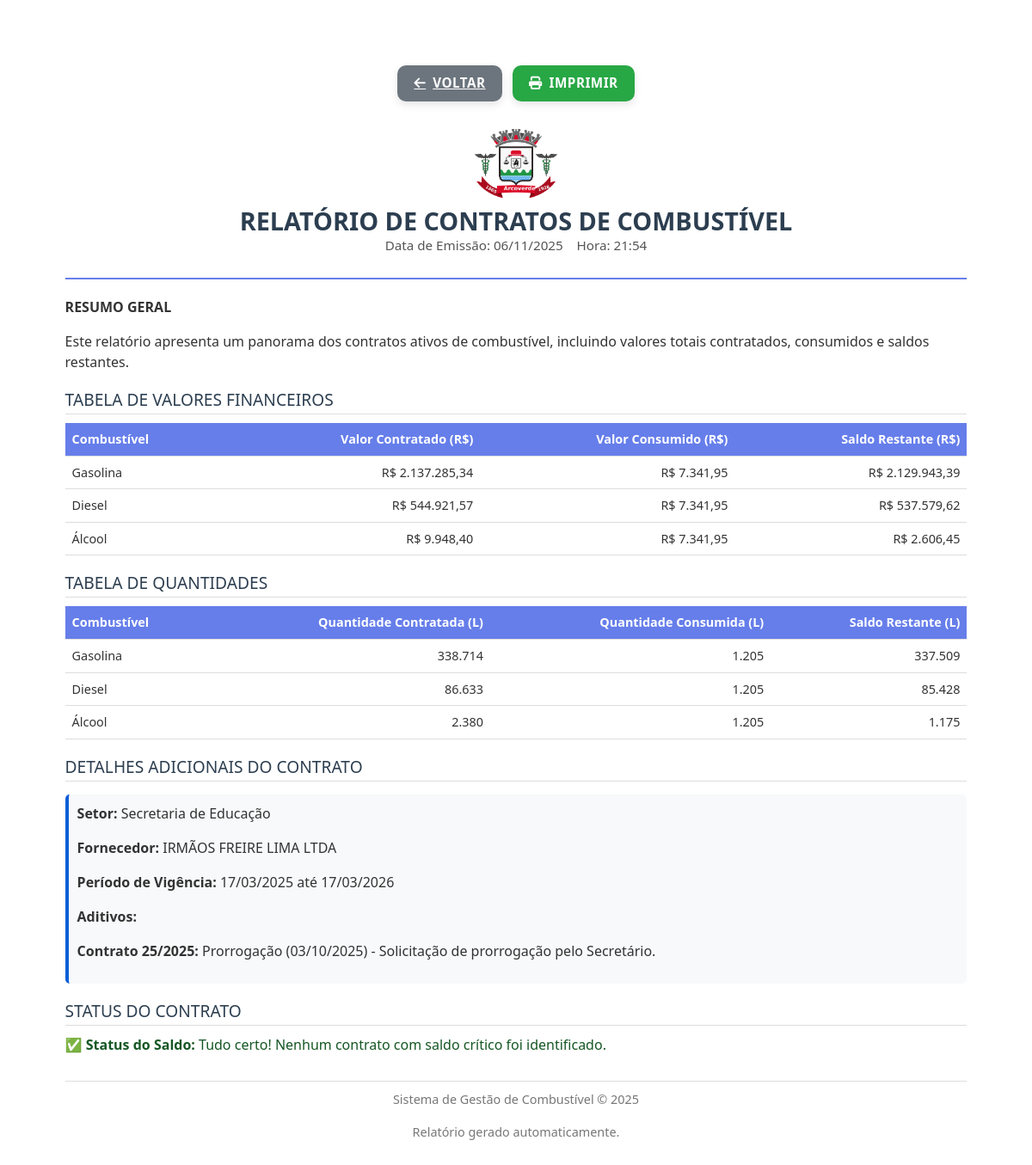
/relatorio-contratos (signed in), run on the app's committed database.
### database.py (models this page shows, shortened)
class ContratoCombustivelItem(db.Model):
    __tablename__ = 'contrato_combustivel_item'
    id = db.Column(db.Integer, primary_key=True)
    contrato_id = db.Column(db.Integer, db.ForeignKey('contrato_combustivel.id'), nullable=False)
    tipo_combustivel = db.Column(db.String(50), nullable=False)
    quantidade = db.Column(db.Float, nullable=False)  # em litros
    valor_total = db.Column(db.Float, nullable=False)  # valor total do item
    valor_por_litro = db.Column(db.Float, nullable=False)
    contrato = db.relationship('ContratoCombustivel', back_populates='itens')

class ContratoCombustivel(db.Model):
    __tablename__ = 'contrato_combustivel'
    id = db.Column(db.Integer, primary_key=True)
    numero_contrato = db.Column(db.String(50), nullable=False)
    ano_contrato = db.Column(db.Integer, nullable=False)
    data_inicio_contrato = db.Column(db.Date, nullable=False)
    data_fim_contrato = db.Column(db.Date, nullable=False)
    fornecedor = db.Column(db.String(100), nullable=False)
    observacoes = db.Column(db.Text, nullable=True)
    setor = db.Column(db.String(100), nullable=True)  # Setor/departamento do contrato
    ativo = db.Column(db.Boolean, default=True, nullable=False)
    data_criacao = db.Column(db.DateTime, default=datetime.utcnow, nullable=False)
    itens = db.relationship('ContratoCombustivelItem', back_populates='contrato', cascade='all, delete-orphan')

class AditivoContratoCombustivel(db.Model):
    __tablename__ = 'aditivo_contrato_combustivel'
    id = db.Column(db.Integer, primary_key=True)
    contrato_id = db.Column(db.Integer, db.ForeignKey('contrato_combustivel.id'), nullable=False)
    tipo_aditivo = db.Column(db.String(50), nullable=False)  # Ex: Prorrogação, Reajuste, Aumento, Outro
    descricao = db.Column(db.Text, nullable=True)
    data_aditivo = db.Column(db.Date, nullable=False, default=datetime.utcnow)
    novo_valor_total = db.Column(db.Float, nullable=True)
    nova_quantidade_total = db.Column(db.Float, nullable=True)
    nova_data_fim = db.Column(db.Date, nullable=True)
    contrato = db.relationship('ContratoCombustivel', backref='aditivos')

### app.py (the view)
@app.route("/relatorio-contratos", endpoint="relatorio_contratos")
def relatorio_contratos():
    if "usuario" not in session:
        return redirect(url_for("login"))
    contratos = ContratoCombustivel.query.filter_by(ativo=True).order_by(ContratoCombustivel.data_inicio_contrato).all()
    dados_relatorio = []
    for contrato in contratos:
        for item in contrato.itens:
            inicio_contrato = datetime.combine(contrato.data_inicio_contrato, datetime.min.time())
            fim_contrato = datetime.combine(contrato.data_fim_contrato, datetime.max.time())
            abastecimentos_tipo = Abastecimento.query.join(Veiculo).filter(
                Veiculo.combustivel == item.tipo_combustivel,
                Abastecimento.data >= inicio_contrato,
                Abastecimento.data <= fim_contrato
            ).all()
            abastecimentos_contrato = Abastecimento.query.filter(
                Abastecimento.contrato_id == contrato.id,
                Abastecimento.data >= inicio_contrato,
                Abastecimento.data <= fim_contrato
            ).all()
            todos_abastecimentos = list(set(abastecimentos_tipo + abastecimentos_contrato))
            quantidade_consumida = sum(a.litros for a in todos_abastecimentos)
            valor_usado = sum(a.valor_total for a in todos_abastecimentos)
            quantidade_restante = max(0, item.quantidade - quantidade_consumida)
            valor_restante = max(0, item.valor_total - valor_usado)
            percentual_consumido = (quantidade_consumida / item.quantidade * 100) if item.quantidade > 0 else 0
            dados_relatorio.append({
                'tipo_combustivel': item.tipo_combustivel,
                'fornecedor': contrato.fornecedor,
                'numero_contrato': contrato.numero_contrato,
                'ano_contrato': contrato.ano_contrato,
                'data_inicio_contrato': contrato.data_inicio_contrato,
                'data_fim_contrato': contrato.data_fim_contrato,
                'quantidade_contratada': item.quantidade,
                'valor_total': item.valor_total,
                'valor_por_litro': item.valor_por_litro,
                'quantidade_consumida': quantidade_consumida,
                'valor_usado': valor_usado,
                'quantidade_restante': quantidade_restante,
                'valor_restante': valor_restante,
                'percentual_consumido': percentual_consumido
            })
    agora = datetime.now()
    is_admin = session.get("usuario_tipo") == "admin"
    return render_template(
        "relatorio_contratos.html",
        dados=dados_relatorio,
        contratos=contratos,
        agora=agora,
        is_admin=is_admin
    )

### app.py (called while the page is built)
@app.template_filter('currency')
def currency_filter(value):
    if value is None or value == "":
        return "R$ 0,00"
    try:
        formatted = f"{float(value):,.2f}"
        return f"R$ {formatted.replace(',', 'X').replace('.', ',').replace('X', '.')}"
    except (ValueError, TypeError, AttributeError):
        return "R$ 0,00"

@app.template_filter('number')
def number_filter(value, decimals=0):
    if value is None or value == "":
        value = 0
    try:
        value = float(value)
        if decimals == 0:
            value = int(round(value))
            return f"{value:,}".replace(",", "X").replace(".", ",").replace("X", ".")
        else:
            formatted = f"{value:,.{decimals}f}"
            return formatted.replace(",", "X").replace(".", ",").replace("X", ".")
    except:
        return "0"

### templates/relatorio_contratos.html (shortened to what this page needs)
<!DOCTYPE html>
<html lang="pt-BR">
<head>
  <link href="https://cdn.jsdelivr.net/npm/bootstrap@5.3.0/dist/css/bootstrap.min.css" rel="stylesheet">
  <link rel="stylesheet" href="https://cdnjs.cloudflare.com/ajax/libs/font-awesome/6.5.0/css/all.min.css">
</head>
<body>
  <div class="btn-group">
    <a href="{{ url_for('contratos_combustivel') }}" class="btn-custom btn-voltar">
      <i class="fas fa-arrow-left"></i> Voltar
    </a>
    <button onclick="window.print()" class="btn-custom btn-imprimir">
      <i class="fas fa-print"></i> Imprimir
    </button>
  </div>
  <div class="header">
    {% if url_for('static', filename='img/logo.png') %}
    <img src="{{ url_for('static', filename='img/logo.png') }}" alt="Logo">
    {% endif %}
    <h1>RELATÓRIO DE CONTRATOS DE COMBUSTÍVEL</h1>
    <p class="subtitle">Data de Emissão: {{ agora.strftime('%d/%m/%Y') }} &nbsp;&nbsp; Hora: {{ agora.strftime('%H:%M') }}</p>
  </div>
  <p><strong>RESUMO GERAL</strong></p>
  <p>Este relatório apresenta um panorama dos contratos ativos de combustível, incluindo valores totais contratados, consumidos e saldos restantes.</p>
  <h2>TABELA DE VALORES FINANCEIROS</h2>
  <table>
    <thead>
      <tr>
        <th>Combustível</th>
        <th class="text-right">Valor Contratado (R$)</th>
        <th class="text-right">Valor Consumido (R$)</th>
        <th class="text-right">Saldo Restante (R$)</th>
      </tr>
    </thead>
    <tbody>
      {% if dados %}
        {% for item in dados %}
        <tr>
          <td>{{ item.tipo_combustivel or 'N/A' }}</td>
          <td class="text-right">{{ item.valor_total | currency if item.valor_total is not none else 'N/A' }}</td>
          <td class="text-right">{{ item.valor_usado | currency if item.valor_usado is not none else 'N/A' }}</td>
          <td class="text-right">{{ item.valor_restante | currency if item.valor_restante is not none else 'N/A' }}</td>
        </tr>
        {% endfor %}
      {% else %}
        <tr>
          <td colspan="4" class="text-center">Nenhum dado disponível</td>
        </tr>
      {% endif %}
    </tbody>
  </table>
  <h2>TABELA DE QUANTIDADES</h2>
  <table>
    <thead>
      <tr>
        <th>Combustível</th>
        <th class="text-right">Quantidade Contratada (L)</th>
        <th class="text-right">Quantidade Consumida (L)</th>
        <th class="text-right">Saldo Restante (L)</th>
      </tr>
    </thead>
    <tbody>
      {% if dados %}
        {% for item in dados %}
        <tr>
          <td>{{ item.tipo_combustivel or 'N/A' }}</td>
          <td class="text-right">{{ item.quantidade_contratada | number(0) if item.quantidade_contratada is not none else 'N/A' }}</td>
          <td class="text-right">{{ item.quantidade_consumida | number(0) if item.quantidade_consumida is not none else 'N/A' }}</td>
          <td class="text-right">{{ item.quantidade_restante | number(0) if item.quantidade_restante is not none else 'N/A' }}</td>
        </tr>
        {% endfor %}
      {% else %}
        <tr>
          <td colspan="4" class="text-center">Nenhum dado disponível</td>
        </tr>
      {% endif %}
    </tbody>
  </table>
  <h2>DETALHES ADICIONAIS DO CONTRATO</h2>
  <div class="detalhes-contrato">
    {% if is_admin %}
      {% set setores_unicos = [] %}
      <p><strong>Setor{% if setores_unicos|length > 1 %}es{% endif %}:</strong> {{ setores_unicos|join(', ') or '—' }}</p>
    {% endif %}
    {% set fornecedores_unicos = [] %}
    {% set periodos_unicos = [] %}
    <p><strong>Fornecedor{% if fornecedores_unicos|length > 1 %}es{% endif %}:</strong>
      {{ fornecedores_unicos|join(', ') or '—' }}
    </p>
    <p><strong>Período{% if periodos_unicos|length > 1 %}s{% endif %} de Vigência:</strong>
      {{ periodos_unicos|join('; ') or '—' }}
    </p>
    <p><strong>Aditivos:</strong></p>
    {% for contrato in contratos %}
      {% if contrato.aditivos %}
        <p><strong>Contrato {{ contrato.numero_contrato }}/{{ contrato.ano_contrato }}:</strong>
          {% for aditivo in contrato.aditivos %}
            {{ aditivo.tipo_aditivo }} ({{ aditivo.data_aditivo.strftime('%d/%m/%Y') if aditivo.data_aditivo else '—' }})
            {% if aditivo.descricao %} - {{ aditivo.descricao }}{% endif %}
          {% endfor %}
        </p>
      {% endif %}
    {% endfor %}
  </div>
  <h2>STATUS DO CONTRATO</h2>
  {% if dados %}
    {% set alertas = [] %}
    {% if alertas %}
      <p style="color: #721c24;">⚠️ <strong>Atenção:</strong> Um ou mais contratos estão com saldo crítico.</p>
    {% else %}
      <p style="color: #155724;">✅ <strong>Status do Saldo:</strong> Tudo certo! Nenhum contrato com saldo crítico foi identificado.</p>
    {% endif %}
  {% else %}
    <p>Nenhum dado disponível para verificar o status.</p>
  {% endif %}
  <div class="footer">
    <p>Sistema de Gestão de Combustível © {{ agora.year }}</p>
    <p>Relatório gerado automaticamente.</p>
  </div>
</body>
</html>

### templates/relatorio_contratos.html (style rules this page uses)
body { font-family: 'Segoe UI', Tahoma, Geneva, Verdana, sans-serif; margin: 2cm; color: #333; }
.header { text-align: center; border-bottom: 2px solid #667eea; padding-bottom: 10px; margin-bottom: 20px; }
.header img { height: 80px; display: block; margin: 0 auto 10px; }
.header h1 { font-size: 1.8rem; color: #2c3e50; margin: 0; font-weight: 700; }
.subtitle { font-size: 0.95rem; color: #555; }
h2 { font-size: 1.2rem; color: #2c3e50; border-bottom: 1px solid #ddd; padding-bottom: 5px; margin: 20px 0 10px; }
table { width: 100%; border-collapse: collapse; margin-bottom: 20px; font-size: 0.9rem; }
th, td { padding: 8px; text-align: left; border-bottom: 1px solid #ddd; }
th { background-color: #667eea; color: white; }
.text-right { text-align: right; }
.footer { text-align: center; margin-top: 30px; padding-top: 10px; border-top: 1px solid #ddd; color: #777; font-size: 0.9rem; }
.detalhes-contrato { margin: 15px 0; padding: 10px; background-color: #f8f9fa; border-radius: 5px; border-left: 4px solid #0b5ed7; }
.btn-group { margin-bottom: 2rem; display: flex; gap: 12px; justify-content: center; }
.btn-custom { display: inline-flex; align-items: center; gap: 8px; padding: 0.6rem 1.2rem; border-radius: 10px; font-weight: 600; font-size: 0.95rem; text-transform: uppercase; letter-spacing: 0.5px; transition: all 0.3s ease; border: none; box-shadow: 0 4px 10px rgba(0, 0, 0, 0.1); }
.btn-voltar { background: #6c757d; color: white; }
.btn-imprimir { background: #28a745; color: white; }

### data on the page
ContratoCombustivelItem: tipo_combustivel "Gasolina", valor_total "R$ 2.137.285,34", tipo_combustivel "Gasolina", quantidade_contratada|number "338.714"
ContratoCombustivelItem: tipo_combustivel "Diesel", valor_total "R$ 544.921,57", tipo_combustivel "Diesel", quantidade_contratada|number "86.633"
ContratoCombustivelItem: tipo_combustivel "Álcool", valor_total "R$ 9.948,40", tipo_combustivel "Álcool", quantidade_contratada|number "2.380"
ContratoCombustivel: setor "Secretaria de Educação", fornecedor "IRMÃOS FREIRE LIMA LTDA", numero_contrato "25", ano_contrato "2025"
AditivoContratoCombustivel: tipo_aditivo "Prorrogação", data_aditivo "03/10/2025", descricao "Solicitação de prorrogação pelo Secretário."

### other printed values
{{ item.valor_usado | currency if item.valor_usado is not none else 'N/A' }} "R$ 7.341,95" "R$ 7.341,95" "R$ 7.341,95"
{{ periodos_unicos|join('; ') or '—' }} "17/03/2025 até 17/03/2026"
